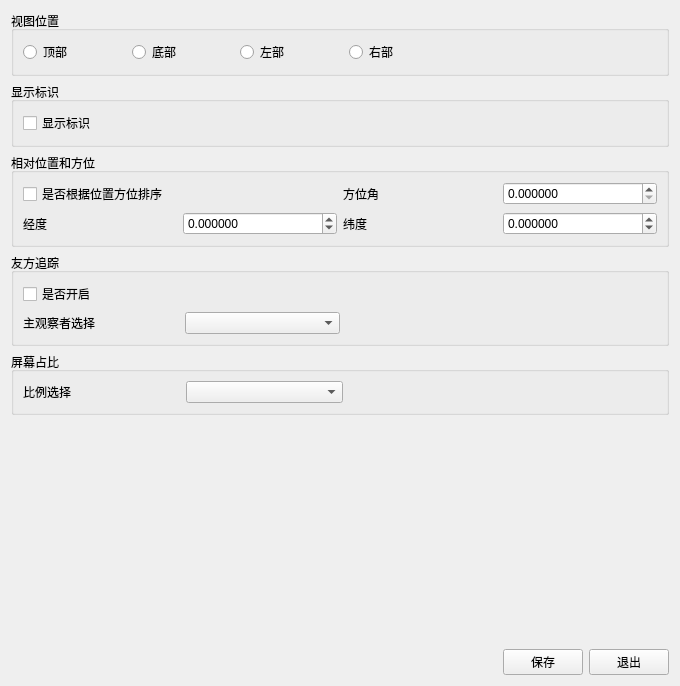
<?xml version="1.0" encoding="UTF-8"?>
<ui version="4.0">
 <class>VedioRealTimeConfigureDlg</class>
 <widget class="QWidget" name="VedioRealTimeConfigureDlg">
  <property name="geometry">
   <rect>
    <x>0</x>
    <y>0</y>
    <width>680</width>
    <height>686</height>
   </rect>
  </property>
  <property name="minimumSize">
   <size>
    <width>1</width>
    <height>0</height>
   </size>
  </property>
  <property name="windowTitle">
   <string>Form</string>
  </property>
  <property name="styleSheet">
   <string notr="true"/>
  </property>
  <layout class="QVBoxLayout" name="verticalLayout">
   <item>
    <widget class="QGroupBox" name="groupBox">
     <property name="title">
      <string>视图位置</string>
     </property>
     <layout class="QGridLayout" name="gridLayout" columnstretch="2,2,2,2,4">
      <item row="0" column="3">
       <widget class="QRadioButton" name="rightRadioButton">
        <property name="text">
         <string>右部</string>
        </property>
       </widget>
      </item>
      <item row="0" column="1">
       <widget class="QRadioButton" name="bottomRadioButton">
        <property name="text">
         <string>底部</string>
        </property>
       </widget>
      </item>
      <item row="0" column="0">
       <widget class="QRadioButton" name="topRadioButton">
        <property name="text">
         <string>顶部</string>
        </property>
       </widget>
      </item>
      <item row="0" column="2">
       <widget class="QRadioButton" name="leftRadioButton">
        <property name="text">
         <string>左部</string>
        </property>
       </widget>
      </item>
      <item row="0" column="4">
       <spacer name="horizontalSpacer_2">
        <property name="orientation">
         <enum>Qt::Horizontal</enum>
        </property>
        <property name="sizeHint" stdset="0">
         <size>
          <width>40</width>
          <height>20</height>
         </size>
        </property>
       </spacer>
      </item>
     </layout>
    </widget>
   </item>
   <item>
    <widget class="QGroupBox" name="groupBox_2">
     <property name="title">
      <string>显示标识</string>
     </property>
     <layout class="QHBoxLayout" name="horizontalLayout" stretch="2,8">
      <item>
       <widget class="QCheckBox" name="showCheckBox">
        <property name="text">
         <string>显示标识</string>
        </property>
       </widget>
      </item>
      <item>
       <spacer name="horizontalSpacer">
        <property name="orientation">
         <enum>Qt::Horizontal</enum>
        </property>
        <property name="sizeHint" stdset="0">
         <size>
          <width>506</width>
          <height>20</height>
         </size>
        </property>
       </spacer>
      </item>
     </layout>
    </widget>
   </item>
   <item>
    <widget class="QGroupBox" name="SortGroupBox">
     <property name="title">
      <string>相对位置和方位</string>
     </property>
     <layout class="QHBoxLayout" name="horizontalLayout_3">
      <item>
       <layout class="QGridLayout" name="gridLayout_2">
        <item row="0" column="0" colspan="2">
         <widget class="QCheckBox" name="useCheckBox">
          <property name="text">
           <string>是否根据位置方位排序</string>
          </property>
         </widget>
        </item>
        <item row="0" column="2">
         <widget class="QLabel" name="label_2">
          <property name="text">
           <string>方位角</string>
          </property>
         </widget>
        </item>
        <item row="0" column="3">
         <widget class="QDoubleSpinBox" name="yawDoubleSpinBox">
          <property name="decimals">
           <number>6</number>
          </property>
          <property name="minimum">
           <double>0.000000000000000</double>
          </property>
          <property name="maximum">
           <double>360.000000000000000</double>
          </property>
         </widget>
        </item>
        <item row="1" column="0">
         <widget class="QLabel" name="label_3">
          <property name="text">
           <string>经度</string>
          </property>
         </widget>
        </item>
        <item row="1" column="1">
         <widget class="QDoubleSpinBox" name="lonDoubleSpinBox">
          <property name="decimals">
           <number>6</number>
          </property>
          <property name="minimum">
           <double>-180.000000000000000</double>
          </property>
          <property name="maximum">
           <double>180.000000000000000</double>
          </property>
         </widget>
        </item>
        <item row="1" column="2">
         <widget class="QLabel" name="label">
          <property name="text">
           <string>纬度</string>
          </property>
         </widget>
        </item>
        <item row="1" column="3">
         <widget class="QDoubleSpinBox" name="latDoubleSpinBox">
          <property name="decimals">
           <number>6</number>
          </property>
          <property name="minimum">
           <double>-90.000000000000000</double>
          </property>
          <property name="maximum">
           <double>90.000000000000000</double>
          </property>
         </widget>
        </item>
       </layout>
      </item>
     </layout>
    </widget>
   </item>
   <item>
    <widget class="QGroupBox" name="SortGroupBox_2">
     <property name="title">
      <string>友方追踪</string>
     </property>
     <layout class="QHBoxLayout" name="horizontalLayout_4">
      <item>
       <layout class="QGridLayout" name="gridLayout_3" columnstretch="1,1,2">
        <item row="1" column="1">
         <widget class="QComboBox" name="ObeserveComboBox"/>
        </item>
        <item row="1" column="0">
         <widget class="QLabel" name="label_5">
          <property name="text">
           <string>主观察者选择</string>
          </property>
         </widget>
        </item>
        <item row="0" column="0" colspan="3">
         <widget class="QCheckBox" name="useFriendTrackCheckBox">
          <property name="text">
           <string>是否开启</string>
          </property>
         </widget>
        </item>
       </layout>
      </item>
     </layout>
    </widget>
   </item>
   <item>
    <widget class="QGroupBox" name="SortGroupBox_3">
     <property name="title">
      <string>屏幕占比</string>
     </property>
     <layout class="QHBoxLayout" name="horizontalLayout_6">
      <item>
       <layout class="QGridLayout" name="gridLayout_5" columnstretch="1,1,2">
        <item row="0" column="1">
         <widget class="QComboBox" name="OccupyCbb"/>
        </item>
        <item row="0" column="0">
         <widget class="QLabel" name="label_7">
          <property name="text">
           <string>比例选择</string>
          </property>
         </widget>
        </item>
        <item row="0" column="2">
         <spacer name="horizontalSpacer_4">
          <property name="orientation">
           <enum>Qt::Horizontal</enum>
          </property>
          <property name="sizeHint" stdset="0">
           <size>
            <width>40</width>
            <height>20</height>
           </size>
          </property>
         </spacer>
        </item>
       </layout>
      </item>
     </layout>
    </widget>
   </item>
   <item>
    <spacer name="verticalSpacer">
     <property name="orientation">
      <enum>Qt::Vertical</enum>
     </property>
     <property name="sizeHint" stdset="0">
      <size>
       <width>20</width>
       <height>515</height>
      </size>
     </property>
    </spacer>
   </item>
   <item>
    <layout class="QHBoxLayout" name="horizontalLayout_2">
     <item>
      <spacer name="horizontalSpacer_3">
       <property name="orientation">
        <enum>Qt::Horizontal</enum>
       </property>
       <property name="sizeHint" stdset="0">
        <size>
         <width>40</width>
         <height>20</height>
        </size>
       </property>
      </spacer>
     </item>
     <item>
      <widget class="QPushButton" name="sureBtn">
       <property name="text">
        <string>保存</string>
       </property>
      </widget>
     </item>
     <item>
      <widget class="QPushButton" name="quitBtn">
       <property name="text">
        <string>退出</string>
       </property>
      </widget>
     </item>
    </layout>
   </item>
  </layout>
 </widget>
 <resources/>
 <connections/>
</ui>
